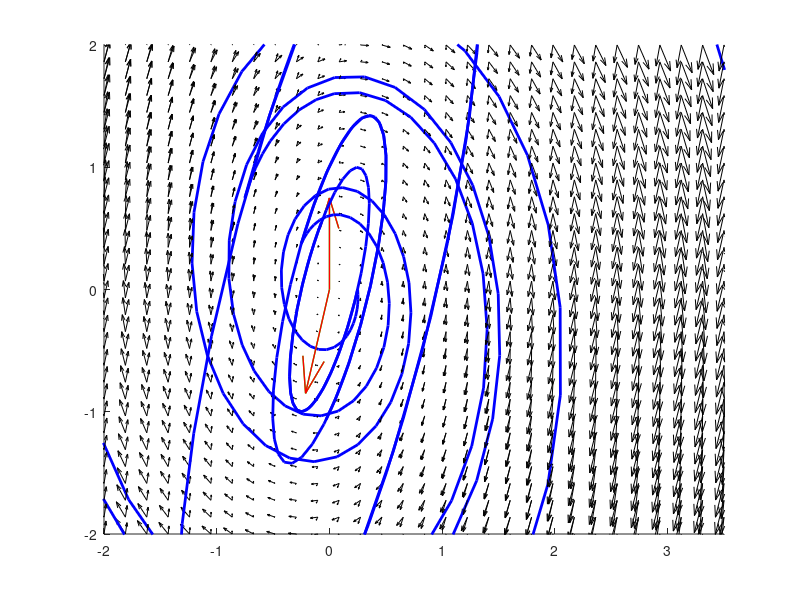

Write MATLAB code to recreate this figure.
%Exempel

u1=linspace(-2,2,30); 
u2=linspace(-2,2,30);

[U1,U2]=meshgrid(u1,u2);

F1=@(u1,u2)u1-u2; 
F2=@(u1,u2)u1.*u2; 
s=1.2;

quiver(U1,U2,F1(U1,U2),F2(U1,U2),s)
axis([-2 2 -2 2])

s1=[-1.2 -1.1 0.35 0.4]; % F?orsta-koordinater f?or fyra startpunkter
s2=[-2 -2 0.2 0.2]; % och deras andra-koordinater
h=streamline(U1,U2,F1(U1,U2),F2(U1,U2),s1,s2)
set(h,'Color','r','LineWidth',2)

%% Uppgift 1a

A=[1 -2; 3 -4]; u0=[-3; 5];

F=@(t,u)A*u;
[t,U]=ode45(F,[0 5],u0);

u1=linspace(-8,5,30); 
u2=linspace(-5,8,30);

[U1,U2]=meshgrid(u1,u2);

F1=A(1,1)*U1+A(1,2)*U2; 
F2=A(2,1)*U1+A(2,2)*U2;

quiver(U1,U2,F1,F2,0.9)

axis([-8 5 -5 8]), hold on
plot(U(:,1),U(:,2),'r','LineWidth',2)
%% Uppgift 1b

A=[0 3; -12 1]; u0=[2; 4];

F=@(t,u)A*u;
[t,U]=ode45(F,[0 6],u0);

u1=linspace(-100,100,30); 
u2=linspace(-100,100,30);

[U1,U2]=meshgrid(u1,u2);

F1=A(1,1)*U1+A(1,2)*U2; 
F2=A(2,1)*U1+A(2,2)*U2;

quiver(U1,U2,F1,F2,0.9)

axis([-100 100 -100 100]), hold on
plot(U(:,1),U(:,2),'r','LineWidth',2)

%% Uppgift 2
clc
%a
A = [-2 -5; 1 4];
[P, D] = eig(A)

u1=linspace(-2,3.5,30); 
u2=linspace(-2,2,30);

[U1,U2]=meshgrid(u1,u2);

%Determine the direction for each quiver on the mesh grid
F1=A(1,1)*U1+A(1,2)*U2;
F2=A(2,1)*U1+A(2,2)*U2;
s=1.3;

hold on
%plot all meshgrid quivers
quiver(U1,U2,F1,F2,s, 'k')

%P(:1) eigenVector
quiver(0,0, P(1,1), P(2,1), 'color', 'g', 'LineWidth', 1)
%P(:2) eigenVector
quiver(0,0, P(1,2), P(2,2), 'color', 'r', 'LineWidth', 1)

%Some particular solution determined by the initial condition u0
x = linspace(-1.5,3, 5);
y = linspace(0.75,-1, 5);
for i = 1:5
    u0 = [x(i);y(i)];
    F=@(t,u)A*u;
    [t,U]=ode45(F,[0 5],u0);
    plot(U(:,1), U(:,2),'b', 'LineWidth', 2)
end


hold off
axis([-2 3.5 -2 2])

% Eigenvalues are both real positiveand negative numbers
% Therefor the origin is a saddle point
%% b
clc
clf
A = [1 -2; 3 -4];
[P, D] = eig(A)

u1=linspace(-2,3.5,30); 
u2=linspace(-2,2,30);

[U1,U2]=meshgrid(u1,u2);

%Determine the direction for each quiver on the mesh grid
F1=A(1,1)*U1+A(1,2)*U2;
F2=A(2,1)*U1+A(2,2)*U2;
s=1.3;

hold on
%plot all meshgrid quivers
quiver(U1,U2,F1,F2,s, 'k')

%P(:1) eigenVector
quiver(0,0, P(1,1), P(2,1), 'color', 'g', 'LineWidth', 1)
%P(:2) eigenVector
quiver(0,0, P(1,2), P(2,2), 'color', 'r', 'LineWidth', 1)

%Some particular solution determined by the initial condition u0
x = linspace(-1.5,3, 5);
y = linspace(-2,2, 5);
for i = 1:5
    u0 = [x(i);y(i)/5];
    F=@(t,u)A*u;
    [t,U]=ode45(F,[0 10],u0);
    plot(U(:,1), U(:,2),'b', 'LineWidth', 2)
end


hold off
axis([-2 3.5 -2 2])

% Eigenvalues are real negative numbers
% Therefor the origin is a attractor/sink
%% c
clc
clf
A = [5 3; 3 5];
[P, D] = eig(A)

u1=linspace(-2,3.5,30); 
u2=linspace(-2,2,30);

[U1,U2]=meshgrid(u1,u2);

%Determine the direction for each quiver on the mesh grid
F1=A(1,1)*U1+A(1,2)*U2;
F2=A(2,1)*U1+A(2,2)*U2;
s=1.3;

hold on
%plot all meshgrid quivers
quiver(U1,U2,F1,F2,s, 'k')

%P(:1) eigenVector
quiver(0,0, P(1,1), P(2,1), 'color', 'g', 'LineWidth', 1)
%P(:2) eigenVector
quiver(0,0, P(1,2), P(2,2), 'color', 'r', 'LineWidth', 1)

%Some particular solution determined by the initial condition u0
x = linspace(-1.5,2.5, 5);
y = linspace(1.5,-1.5, 5);
for i = 1:5
    u0 = [x(i);y(i)/2];
    F=@(t,u)A*u;
    [t,U]=ode45(F,[0 5],u0);
    plot(U(:,1), U(:,2),'b', 'LineWidth', 2)
end


hold off
axis([-2 3.5 -2 2])

% Eigenvalues are real positive numbers
% Therefor the origin is a repeller/source

%% d
clc
clf
A = [1 4; -9 1];
[P, D] = eig(A)

u1=linspace(-2,3.5,30); 
u2=linspace(-2,2,30);

[U1,U2]=meshgrid(u1,u2);

%Determine the direction for each quiver on the mesh grid
F1=A(1,1)*U1+A(1,2)*U2;
F2=A(2,1)*U1+A(2,2)*U2;
s=1.3;

hold on
%plot all meshgrid quivers
quiver(U1,U2,F1,F2,s, 'k')

%P(:1) eigenVector
quiver(0,0, real(P(1,1)), real(P(2,1)), 'color', 'g', 'LineWidth', 1)
%P(:2) eigenVector
quiver(0,0, real(P(1,2)), real(P(2,2)), 'color', 'r', 'LineWidth', 1)

%Some particular solution determined by the initial condition u0
x = linspace(-1.5,2.5, 5);
y = linspace(1.5,-1.5, 5);
for i = 1:3
    u0 = [x(i)/2;y(i)/2];
    F=@(t,u)A*u;
    [t,U]=ode45(F,[0 5],u0);
    plot(U(:,1), U(:,2),'b', 'LineWidth', 2)
end


hold off
axis([-2 3.5 -2 2])

%Eigenvalues are complex but have a positive real part 
%Therefor the trajectories spiral outward 
%% e
clc
A = [-2 1; -8 2];
[P, D] = eig(A)

u1=linspace(-2,3.5,30); 
u2=linspace(-2,2,30);

[U1,U2]=meshgrid(u1,u2);

%Determine the direction for each quiver on the mesh grid
F1=A(1,1)*U1+A(1,2)*U2;
F2=A(2,1)*U1+A(2,2)*U2;
s=1.3;

hold on
%plot all meshgrid quivers
quiver(U1,U2,F1,F2,s, 'k')

%P(:1) eigenVector
quiver(0,0, real(P(1,1)), real(P(2,1)), 'color', 'g', 'LineWidth', 1)
%P(:2) eigenVector
quiver(0,0, real(P(1,2)), real(P(2,2)), 'color', 'r', 'LineWidth', 1)

%Some particular solution determined by the initial condition u0
x = linspace(-1.5,2.5, 5);
y = linspace(1.5,-1.5, 5);
for i = 1:3
    u0 = [x(i)/2;y(i)/2];
    F=@(t,u)A*u;
    [t,U]=ode45(F,[0 5],u0);
    plot(U(:,1), U(:,2),'b', 'LineWidth', 2)
end


hold off
axis([-2 3.5 -2 2])

% Eigenvalues are complex but the real part is 0
% Therefor the trajectory form a elippsis around the origin.










